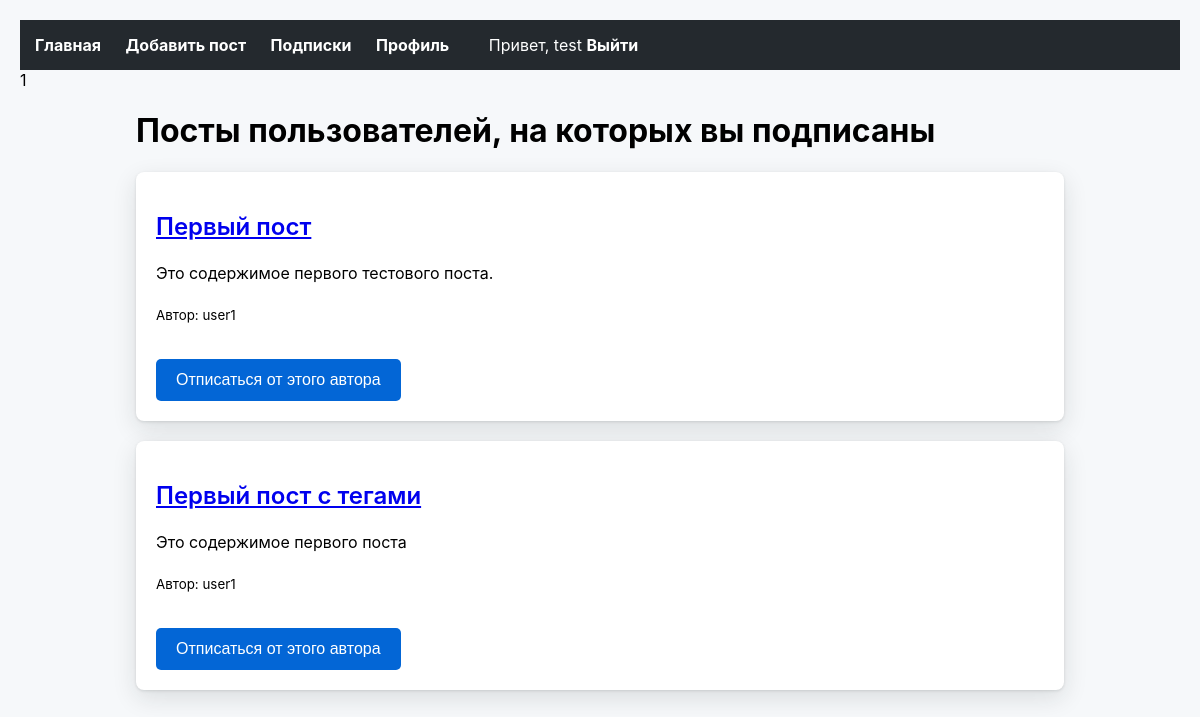
Page /subscriptions.php (signed in) on the committed database.
### tables this page shows
CREATE TABLE `posts` (
  `id` int NOT NULL AUTO_INCREMENT,
  `user_id` int NOT NULL,
  `title` varchar(255) NOT NULL,
  `content` text NOT NULL,
  `is_private` tinyint(1) NOT NULL DEFAULT '0',
  `created_at` timestamp NULL DEFAULT CURRENT_TIMESTAMP,
  `tags` varchar(255) DEFAULT NULL,
  PRIMARY KEY (`id`),
  KEY `user_id` (`user_id`),
  CONSTRAINT `posts_ibfk_1` FOREIGN KEY (`user_id`) REFERENCES `users` (`id`) ON DELETE CASCADE
);

CREATE TABLE `users` (
  `id` int NOT NULL AUTO_INCREMENT,
  `username` varchar(255) NOT NULL,
  `password` varchar(255) NOT NULL,
  `email` varchar(255) NOT NULL,
  PRIMARY KEY (`id`),
  UNIQUE KEY `username` (`username`),
  UNIQUE KEY `email` (`email`)
);

### subscriptions.php (the view, shortened to what this page needs)
<?php
require 'config.php';
$user_id = $_SESSION['user_id'];
$stmt = $pdo->prepare('SELECT * FROM subscriptions WHERE subscriber_id = ?');
$stmt->execute([$user_id]);
$subscriptions = $stmt->fetchAll();
$subscribed_posts = [];
if (count($subscriptions) > 0) {
    $placeholders = implode(',', array_fill(0, count($subscriptions), '?'));
    $subscribed_to_ids = array_column($subscriptions, 'subscribed_to_id');
    $stmt = $pdo->prepare("SELECT posts.*, users.username FROM posts JOIN users ON posts.user_id = users.id WHERE posts.user_id IN ($placeholders)");
    $stmt->execute($subscribed_to_ids);
    $subscribed_posts = $stmt->fetchAll();
}
?>
<!DOCTYPE html>
<html lang="ru">
<head>
    <link rel="stylesheet" href="css/style.css">
</head>
<body>
    <?= include('navbar.php'); ?>
    <div class="container">
        <h1>Посты пользователей, на которых вы подписаны</h1>
        <?php if (count($subscribed_posts) > 0): ?>
            <?php foreach ($subscribed_posts as $post): ?>
                <div class="post">
                    <h2><a href="post.php?id=<?= $post['id'] ?>"><?= htmlspecialchars($post['title']) ?></a></h2>
                    <p><?= htmlspecialchars($post['content']) ?></p>
                    <p><small>Автор: <?= htmlspecialchars($post['username']) ?></small></p>
                    <form action="unsubscribe.php" method="post">
                        <button type="submit">Отписаться от этого автора</button>
                    </form>
                </div>
            <?php endforeach; ?>
        <?php else: ?>
            <p>Нет постов от пользователей, на которых вы подписаны.</p>
        <?php endif; ?>
    </div>
</body>
</html>

### css/style.css (style rules this page uses)
body { font-family: -apple-system, BlinkMacSystemFont, "Segoe UI", Helvetica, Arial, sans-serif; background-color: #f6f8fa; margin: 0; padding: 20px; }
.container { width: 80%; margin: 0 auto; }
button { padding: 12px 20px; background-color: #0366d6; color: #ffffff; border: none; border-radius: 5px; cursor: pointer; font-size: 16px; transition: background-color 0.3s ease; display: inline-block; margin-top: 15px; }
.post { background-color: #ffffff; padding: 20px; border-radius: 8px; margin-bottom: 20px; box-shadow: 0 1px 3px rgba(27,31,35,0.12), 0 8px 24px rgba(27,31,35,0.12); }
h2 { font-size: 24px; font-weight: 600; }
p { font-size: 16px; line-height: 1.6; }
form { display: flex; flex-direction: column; }
form button { width: fit-content; align-self: flex-start; }

### rows in the picture
posts: title "Первый пост", content "Это содержимое первого тестового поста.", user.username "user1"
posts: title "Первый пост с тегами", content "Это содержимое первого поста", user.username "user1"

### other values in the picture
$_SESSION['username'] "test"
include('navbar.php') "1"
